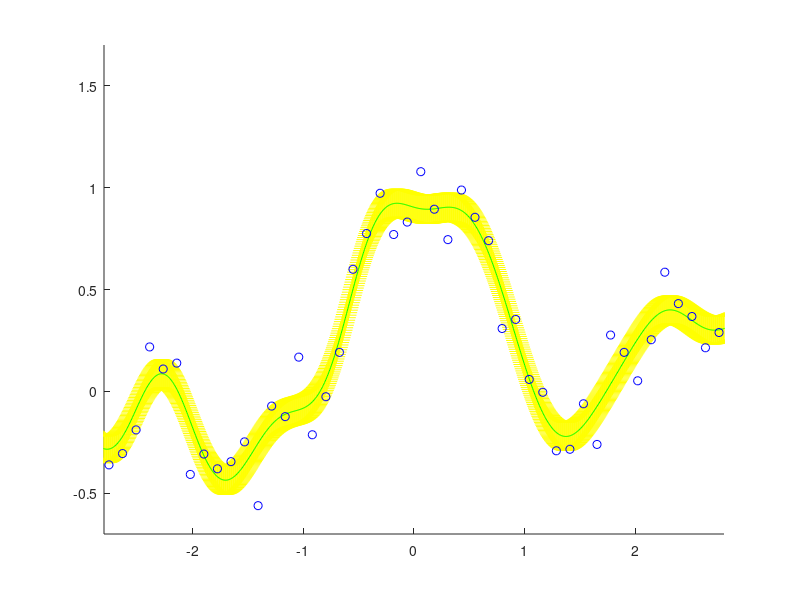

This figure's MATLAB source:
n=50; x=linspace(-3,3,n)'; %x=randn(n,1);
N=1000; X=linspace(-3,3,N)';
pix=pi*x; y=sin(pix)./(pix)+0.1*x+0.2*randn(n,1);
x2=x.^2; xx=repmat(x2,1,n)+repmat(x2',n,1)-2*x*x';
hhs=2*[0.03 0.3 3].^2; ls=[0.0001 0.1 100];
m=5; u=mod(randperm(n),m)+1;
for hk=1:length(hhs)
  hh=hhs(hk); k=exp(-xx/hh);
  for i=1:m
    ki=k(u~=i,:); kc=k(u==i,:); yi=y(u~=i); yc=y(u==i);
    for lk=1:length(ls)
    t=(ki'*ki+ls(lk)*eye(n))\(ki'*yi);
    g(hk,lk,i)=mean((yc-kc*t).^2);
end, end, end
[gl,ggl]=min(mean(g,3),[],2); [ghl,gghl]=min(gl); 
L=ls(ggl(gghl)); HH=hhs(gghl);
K=exp(-(repmat(X.^2,1,n)+repmat(x2',N,1)-2*X*x')/HH);
k=exp(-xx/HH); Q=inv(k^2+L*eye(n)); Qk=Q*k'; t=Qk*y; F=K*t;
V=sum((K*Q*K').^2,2)*sum((y-k'*t).^2)/(N-sum(sum(k.*Qk)));

figure(1); clf; hold on; axis([-2.8 2.8 -0.7 1.7]);
errorbar(X,F,sqrt(V),'y-'); plot(X,mean(F,2),'g-');
plot(x,y,'bo');
